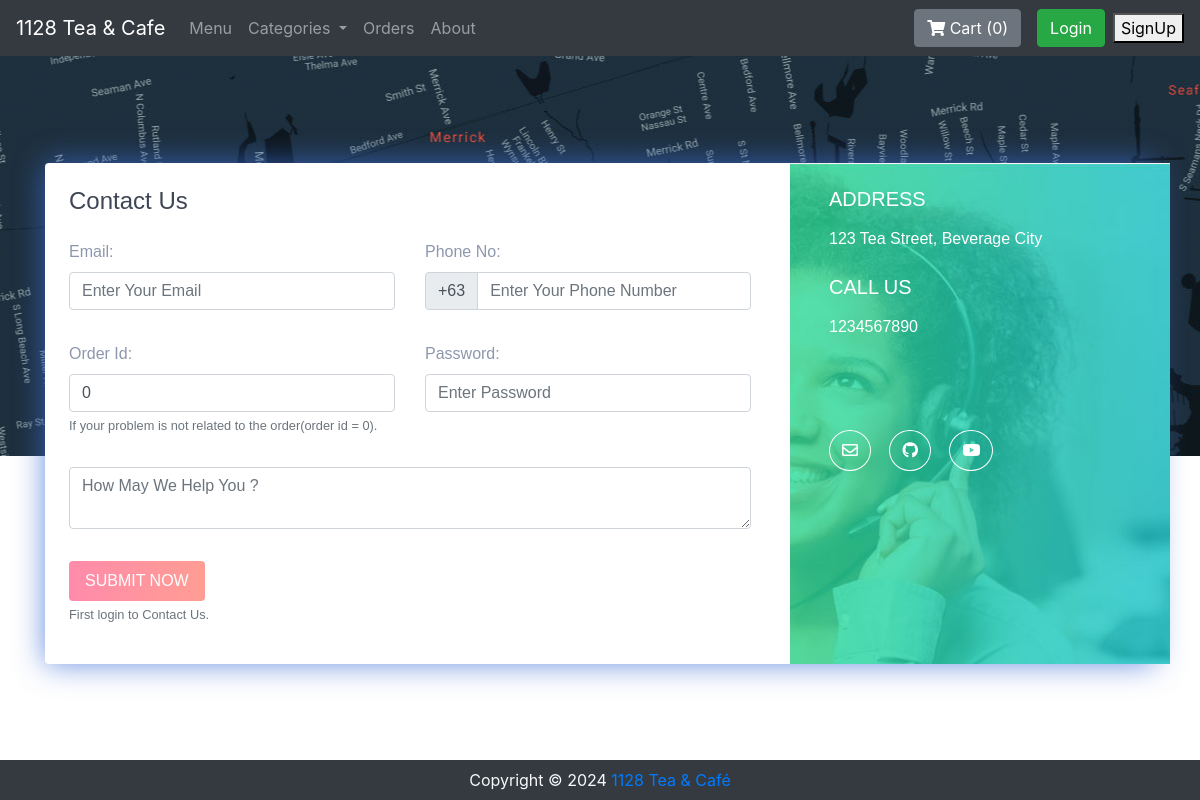
The page /contact.php on the database its author committed.
### tables this page shows
CREATE TABLE `sitedetail` (
  `tempId` int NOT NULL,
  `systemName` varchar(21) NOT NULL,
  `email` varchar(35) NOT NULL,
  `contact1` bigint NOT NULL,
  `contact2` bigint DEFAULT NULL COMMENT 'Optional',
  `address` text NOT NULL,
  `dateTime` datetime NOT NULL DEFAULT CURRENT_TIMESTAMP
);

### contact.php (the view, shortened to what this page needs)
<?php include 'partials/_nav.php';
$userId = '' ?>
<?php include 'partials/_dbconnect.php'; ?>
<!doctype html>
<html lang="en">
<head>
  <link rel="stylesheet" href="https://stackpath.bootstrapcdn.com/bootstrap/4.5.0/css/bootstrap.min.css">
  <link rel="stylesheet" href="https://use.fontawesome.com/releases/v5.8.2/css/all.css">
</head>
<body>
  <div class="contact2" style="background-image:url(img/map.jpg);height: 400px;" id="contact">
    <div class="container">
      <div class="row contact-container">
        <div class="col-lg-12">
          <div class="card card-shadow border-0 mb-4">
            <div class="row">
              <div class="col-lg-8">
                <div class="contact-box p-4">
                  <div class="row">
                    <div class="col-lg-8">
                      <h4 class="title">Contact Us</h4>
                    </div>
                  </div>
                  <?php
                  $userId = $_SESSION['userId'];
                  $passSql = "SELECT * FROM users WHERE userId='$userId'";
                  $passResult = mysqli_query($conn, $passSql);
                  $passRow = mysqli_fetch_assoc($passResult);
                  $email = $passRow['email'];
                  $phone = $passRow['phone'];
                  ?>
                  <form action="partials/_manageContactUs.php" method="POST">
                    <div class="row">
                      <div class="col-lg-6">
                        <div class="form-group mt-3">
                          <b><label for="email">Email:</label></b>
                          <input type="email" class="form-control" id="email" name="email" placeholder="Enter Your Email" required value="<?php echo $email ?>">
                        </div>
                      </div>
                      <div class="col-lg-6">
                        <div class="form-group mt-3">
                          <b><label for="phone">Phone No:</label></b>
                          <div class="input-group mb-3">
                            <div class="input-group-prepend">
                              <span class="input-group-text" id="basic-addon">+63</span>
                            </div>
                            <input type="tel" class="form-control" id="phone" name="phone" aria-describedby="basic-addon" placeholder="Enter Your Phone Number" required pattern="[0-9]{10}" value="<?php echo $phone ?>">
                          </div>
                        </div>
                      </div>
                      <div class="col-lg-6">
                        <div class="form-group mt-3">
                          <b><label for="orderId">Order Id:</label></b>
                          <input class="form-control" type="text" id="orderId" name="orderId" placeholder="Order Id" value="0">
                          <small id="orderIdHelp" class="form-text text-muted">If your problem is not related to the order(order id = 0).</small>
                        </div>
                      </div>
                      <div class="col-lg-6">
                        <div class="form-group mt-3">
                          <b><label for="password">Password:</label></b>
                          <input class="form-control" id="password" name="password" placeholder="Enter Password" type="password" placeholder="Enter Your Password" required data-toggle="password">
                        </div>
                      </div>
                      <div class="col-lg-12">
                        <div class="form-group  mt-3">
                          <textarea class="form-control" id="message" name="message" rows="2" required minlength="6" placeholder="How May We Help You ?"></textarea>
                        </div>
                      </div>
                      <?php if ($loggedin) { ?>
                        <div class="col-lg-12">
                          <button type="submit" class="btn btn-danger-gradiant mt-3 mb-3 text-white border-0 py-2 px-3"><span> SUBMIT NOW <i class="ti-arrow-right"></i></span></button>
                          <button type="button" class="btn btn-danger-gradiant mt-3 mb-3 text-white border-0 py-2 px-3 mx-2" data-toggle="modal" data-target="#history"><span> HISTORY <i class="ti-arrow-right"></i></span></button>
                        </div>
                      <?php } else { ?>
                        <div class="col-lg-12">
                          <button type="submit" class="btn btn-danger-gradiant mt-3 text-white border-0 py-2 px-3" disabled><span> SUBMIT NOW <i class="ti-arrow-right"></i></span></button>
                          <small class="form-text text-muted">First login to Contact Us.</small>
                        </div>
                      <?php } ?>
                    </div>
                  </form>
                </div>
              </div>
              <?php
              $sql = "SELECT * FROM `sitedetail`";
              $result = mysqli_query($conn, $sql);
              $row = mysqli_fetch_assoc($result);
              $address = $row['address'];
              $email = $row['email'];
              $contact1 = $row['contact1'];
              $contact2 = $row['contact2'];
              echo '<div class="col-lg-4 bg-image" style="background-image:url(img/contact.jpg)">
                          <div class="detail-box p-4">
                            <h5 class="text-white font-weight-light mb-3">ADDRESS</h5>
                            <p class="text-white op-7">' . $address . '</p>
                            <h5 class="text-white font-weight-light mb-3 mt-4">CALL US</h5>
                            <p class="text-white op-7">' . $contact1 . '
                              <br> ' . $contact2 . '</p>
                            <div class="round-social light">
                              <a href="https://mail.google.com/mail/?view=cm&fs=1&tf=1&to=' . $email . '" class="ml-0 text-decoration-none text-white border border-white rounded-circle" target="_blank"><i class="far fa-envelope"></i></a>
                              <a href="https://github.com/darshankparmar" class="text-decoration-none text-white border border-white rounded-circle" target="_blank"><i class="fab fa-github"></i></i></a>
                              <a href="https://youtube.com/" class="text-decoration-none text-white border border-white rounded-circle" target="_blank"><i class="fab fa-youtube"></i></a>
                            </div>
                          </div>
                        </div>';
              ?>
            </div>
          </div>
        </div>
      </div>
    </div>
  </div>
  <?php include 'partials/_footer.php'; ?>
</body>
</html>

### partials/_nav.php (shortened to what this page needs)
<?php
include 'partials/_sessionStart.php';
include 'partials/_dbconnect.php';
$systemName = "Default System Name";
$userId = 0;
$count = 0;
if (isset($_SESSION['loggedin']) && $_SESSION['loggedin'] == true) {
  $loggedin = true;
  $userId = $_SESSION['userId'];
} else {
  $loggedin = false;
}
if ($result = mysqli_query($conn, "SELECT * FROM `sitedetail`")) {
  if ($row = mysqli_fetch_assoc($result)) {
    $systemName = $row['systemName'];
  }
} else {
  $error = mysqli_error($conn);
}
?>
<nav class="navbar navbar-expand-lg navbar-dark bg-dark">
  <a class="navbar-brand" href="index.php"><?= htmlspecialchars($systemName) ?></a>
  <div class="collapse navbar-collapse" id="navbarSupportedContent">
    <ul class="navbar-nav mr-auto">
      <li class="nav-item">
        <a class="nav-link" href="index.php">Menu</a>
      </li>
      <li class="nav-item dropdown">
        <a class="nav-link dropdown-toggle" href="#" id="navbarDropdown" role="button" data-toggle="dropdown" aria-haspopup="true" aria-expanded="false">
          Categories
        </a>
      </li>
      <li class="nav-item">
        <a class="nav-link" href="viewOrder.php">Orders</a>
      </li>
      <li class="nav-item">
        <a class="nav-link" href="about.php">About</a>
      </li>
    </ul>
    <a href="viewCart.php" class="btn btn-secondary mx-2" title="My Cart">
      <i class="fas fa-shopping-cart"></i> Cart (<span id="cartCount"><?= $count ?></span>)
    </a>
    <?php if ($loggedin) : ?>
      <ul class="navbar-nav mr-2">
        <li class="nav-item dropdown">
          <a class="nav-link dropdown-toggle" href="#" id="navbarDropdownProfile" role="button" data-toggle="dropdown">Welcome <?= htmlspecialchars($_SESSION['nickname']) ?></a>
          <div class="dropdown-menu" aria-labelledby="navbarDropdownProfile">
            <a class="dropdown-item" href="partials/_logout.php">Logout</a>
          </div>
        </li>
      </ul>
      <div class="text-center image-size-small position-relative">
        <a href="viewProfile.php"><img src="img/person-<?= $userId ?>.jpg" class="rounded-circle" onError="this.src = 'img/profilePic.jpg'" style="width:40px; height:40px"></a>
      </div>
    <?php else : ?>
      <button type="button" class="btn btn-success mx-2" data-toggle="modal" data-target="#loginModal">Login</button>
      <button type="button" the "btn btn-success mx-2" data-toggle="modal" data-target="#signupModal">SignUp</button>
    <?php endif; ?>
  </div>
</nav>

### contact.php (style rules this page uses)
.contact2 { font-family: "Montserrat", sans-serif; color: #8d97ad; font-weight: 300; background-position: center top; }
.contact2 h1, .contact2 h2, .contact2 h3, .contact2 h4, .contact2 h5, .contact2 h6 { color: #3e4555; }
.contact2 .bg-image { background-size: cover; position: relative; display: -webkit-box; display: -webkit-flex; display: -ms-flexbox; display: flex; }
.contact2 .card.card-shadow { -webkit-box-shadow: 0px 0px 30px rgba(115, 128, 157, 0.1); box-shadow: 0px 0px 30px rgba(61, 109, 214, 0.774); }
.contact2 .detail-box .round-social { margin-top: 100px; }
.contact2 .round-social a { background: transparent; margin: 0 7px; padding: 11px 12px; }
.contact2 .contact-container { position: relative; top: 107px; }
.contact2 .btn-danger-gradiant { background: #ff4d7e; background: -webkit-linear-gradient(legacy-direction(to right), #ff4d7e 0%, #ff6a5b 100%); background: -webkit-gradient(linear, left top, right top, from(#ff4d7e), to(#ff6a5b)); background: -webkit-linear-gradient(left, #ff4d7e 0%, #ff6a5b 100%); background: -o-linear-gradient(left, #ff4d7e 0%, #ff6a5b 100%); background: linear-gradient(to right, #ff4d7e 0%, #ff6a5b 100%); }

### rows shown on the page
sitedetail: systemName "1128 Tea & Cafe", address "123 Tea Street, Beverage City", contact1 "1234567890"

### other values the page prints
$count "0"
